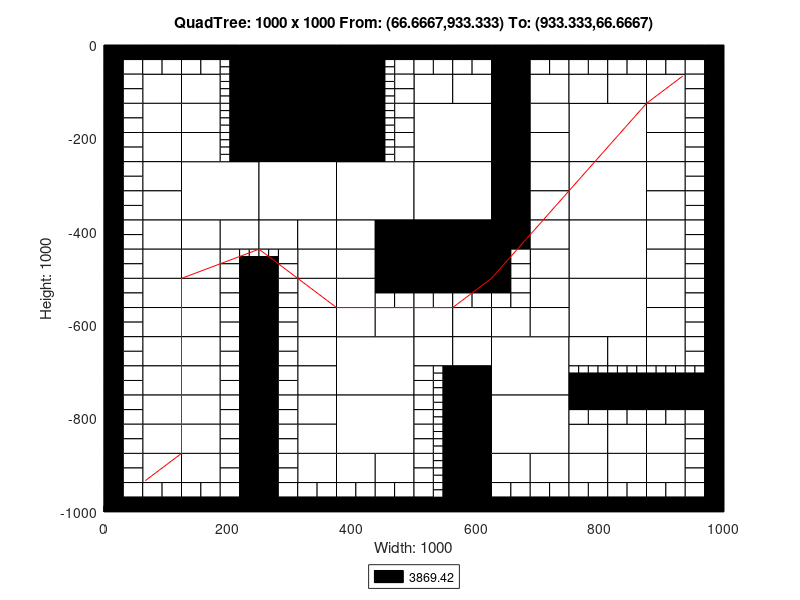

Here is the MATLAB script that generated this plot:
axis([0 1000 -1000 0]);
title('QuadTree: 1000 x 1000 From: (66.6667,933.333) To: (933.333,66.6667)');
xlabel('Width: 1000');
ylabel('Height: 1000');
rectangle('Position',[250 -125 125 125], 'FaceColor',[0 0 0]);
rectangle('Position',[250 -250 125 125], 'FaceColor',[0 0 0]);
rectangle('Position',[125 -375 125 125], 'FaceColor',[1 1 1]);
rectangle('Position',[250 -375 125 125], 'FaceColor',[1 1 1]);
rectangle('Position',[375 -375 125 125], 'FaceColor',[1 1 1]);
rectangle('Position',[500 -250 125 125], 'FaceColor',[1 1 1]);
rectangle('Position',[750 -250 125 125], 'FaceColor',[1 1 1]);
rectangle('Position',[500 -375 125 125], 'FaceColor',[1 1 1]);
rectangle('Position',[500 -500 125 125], 'FaceColor',[0 0 0]);
rectangle('Position',[750 -375 125 125], 'FaceColor',[1 1 1]);
rectangle('Position',[750 -500 125 125], 'FaceColor',[1 1 1]);
rectangle('Position',[375 -750 125 125], 'FaceColor',[1 1 1]);
rectangle('Position',[375 -875 125 125], 'FaceColor',[1 1 1]);
rectangle('Position',[625 -750 125 125], 'FaceColor',[1 1 1]);
rectangle('Position',[750 -625 125 125], 'FaceColor',[1 1 1]);
rectangle('Position',[625 -875 125 125], 'FaceColor',[1 1 1]);
rectangle('Position',[62.5 -125 62.5 62.5], 'FaceColor',[1 1 1]);
rectangle('Position',[125 -125 62.5 62.5], 'FaceColor',[1 1 1]);
rectangle('Position',[62.5 -187.5 62.5 62.5], 'FaceColor',[1 1 1]);
rectangle('Position',[62.5 -250 62.5 62.5], 'FaceColor',[1 1 1]);
rectangle('Position',[125 -187.5 62.5 62.5], 'FaceColor',[1 1 1]);
rectangle('Position',[125 -250 62.5 62.5], 'FaceColor',[1 1 1]);
rectangle('Position',[375 -62.5 62.5 62.5], 'FaceColor',[0 0 0]);
rectangle('Position',[375 -125 62.5 62.5], 'FaceColor',[0 0 0]);
rectangle('Position',[375 -187.5 62.5 62.5], 'FaceColor',[0 0 0]);
rectangle('Position',[375 -250 62.5 62.5], 'FaceColor',[0 0 0]);
rectangle('Position',[62.5 -312.5 62.5 62.5], 'FaceColor',[1 1 1]);
rectangle('Position',[62.5 -375 62.5 62.5], 'FaceColor',[1 1 1]);
rectangle('Position',[62.5 -437.5 62.5 62.5], 'FaceColor',[1 1 1]);
rectangle('Position',[62.5 -500 62.5 62.5], 'FaceColor',[1 1 1]);
rectangle('Position',[125 -437.5 62.5 62.5], 'FaceColor',[1 1 1]);
rectangle('Position',[187.5 -437.5 62.5 62.5], 'FaceColor',[1 1 1]);
rectangle('Position',[125 -500 62.5 62.5], 'FaceColor',[1 1 1]);
rectangle('Position',[250 -437.5 62.5 62.5], 'FaceColor',[1 1 1]);
rectangle('Position',[312.5 -437.5 62.5 62.5], 'FaceColor',[1 1 1]);
rectangle('Position',[312.5 -500 62.5 62.5], 'FaceColor',[1 1 1]);
rectangle('Position',[375 -437.5 62.5 62.5], 'FaceColor',[1 1 1]);
rectangle('Position',[437.5 -437.5 62.5 62.5], 'FaceColor',[0 0 0]);
rectangle('Position',[375 -500 62.5 62.5], 'FaceColor',[1 1 1]);
rectangle('Position',[437.5 -500 62.5 62.5], 'FaceColor',[0 0 0]);
rectangle('Position',[500 -125 62.5 62.5], 'FaceColor',[1 1 1]);
rectangle('Position',[562.5 -125 62.5 62.5], 'FaceColor',[1 1 1]);
rectangle('Position',[625 -62.5 62.5 62.5], 'FaceColor',[0 0 0]);
rectangle('Position',[625 -125 62.5 62.5], 'FaceColor',[0 0 0]);
rectangle('Position',[687.5 -125 62.5 62.5], 'FaceColor',[1 1 1]);
rectangle('Position',[625 -187.5 62.5 62.5], 'FaceColor',[0 0 0]);
rectangle('Position',[687.5 -187.5 62.5 62.5], 'FaceColor',[1 1 1]);
rectangle('Position',[625 -250 62.5 62.5], 'FaceColor',[0 0 0]);
rectangle('Position',[687.5 -250 62.5 62.5], 'FaceColor',[1 1 1]);
rectangle('Position',[750 -125 62.5 62.5], 'FaceColor',[1 1 1]);
rectangle('Position',[812.5 -125 62.5 62.5], 'FaceColor',[1 1 1]);
rectangle('Position',[875 -125 62.5 62.5], 'FaceColor',[1 1 1]);
rectangle('Position',[875 -187.5 62.5 62.5], 'FaceColor',[1 1 1]);
rectangle('Position',[875 -250 62.5 62.5], 'FaceColor',[1 1 1]);
rectangle('Position',[625 -312.5 62.5 62.5], 'FaceColor',[0 0 0]);
rectangle('Position',[687.5 -312.5 62.5 62.5], 'FaceColor',[1 1 1]);
rectangle('Position',[625 -375 62.5 62.5], 'FaceColor',[0 0 0]);
rectangle('Position',[687.5 -375 62.5 62.5], 'FaceColor',[1 1 1]);
rectangle('Position',[625 -437.5 62.5 62.5], 'FaceColor',[0 0 0]);
rectangle('Position',[687.5 -437.5 62.5 62.5], 'FaceColor',[1 1 1]);
rectangle('Position',[687.5 -500 62.5 62.5], 'FaceColor',[1 1 1]);
rectangle('Position',[875 -312.5 62.5 62.5], 'FaceColor',[1 1 1]);
rectangle('Position',[875 -375 62.5 62.5], 'FaceColor',[1 1 1]);
rectangle('Position',[875 -437.5 62.5 62.5], 'FaceColor',[1 1 1]);
rectangle('Position',[875 -500 62.5 62.5], 'FaceColor',[1 1 1]);
rectangle('Position',[62.5 -562.5 62.5 62.5], 'FaceColor',[1 1 1]);
rectangle('Position',[62.5 -625 62.5 62.5], 'FaceColor',[1 1 1]);
rectangle('Position',[125 -562.5 62.5 62.5], 'FaceColor',[1 1 1]);
rectangle('Position',[125 -625 62.5 62.5], 'FaceColor',[1 1 1]);
rectangle('Position',[62.5 -687.5 62.5 62.5], 'FaceColor',[1 1 1]);
rectangle('Position',[62.5 -750 62.5 62.5], 'FaceColor',[1 1 1]);
rectangle('Position',[125 -687.5 62.5 62.5], 'FaceColor',[1 1 1]);
rectangle('Position',[125 -750 62.5 62.5], 'FaceColor',[1 1 1]);
rectangle('Position',[312.5 -562.5 62.5 62.5], 'FaceColor',[1 1 1]);
rectangle('Position',[312.5 -625 62.5 62.5], 'FaceColor',[1 1 1]);
rectangle('Position',[375 -562.5 62.5 62.5], 'FaceColor',[1 1 1]);
rectangle('Position',[375 -625 62.5 62.5], 'FaceColor',[1 1 1]);
rectangle('Position',[437.5 -625 62.5 62.5], 'FaceColor',[1 1 1]);
rectangle('Position',[312.5 -687.5 62.5 62.5], 'FaceColor',[1 1 1]);
rectangle('Position',[312.5 -750 62.5 62.5], 'FaceColor',[1 1 1]);
rectangle('Position',[62.5 -812.5 62.5 62.5], 'FaceColor',[1 1 1]);
rectangle('Position',[62.5 -875 62.5 62.5], 'FaceColor',[1 1 1]);
rectangle('Position',[125 -812.5 62.5 62.5], 'FaceColor',[1 1 1]);
rectangle('Position',[125 -875 62.5 62.5], 'FaceColor',[1 1 1]);
rectangle('Position',[62.5 -937.5 62.5 62.5], 'FaceColor',[1 1 1]);
rectangle('Position',[125 -937.5 62.5 62.5], 'FaceColor',[1 1 1]);
rectangle('Position',[312.5 -812.5 62.5 62.5], 'FaceColor',[1 1 1]);
rectangle('Position',[312.5 -875 62.5 62.5], 'FaceColor',[1 1 1]);
rectangle('Position',[312.5 -937.5 62.5 62.5], 'FaceColor',[1 1 1]);
rectangle('Position',[375 -937.5 62.5 62.5], 'FaceColor',[1 1 1]);
rectangle('Position',[437.5 -937.5 62.5 62.5], 'FaceColor',[1 1 1]);
rectangle('Position',[500 -625 62.5 62.5], 'FaceColor',[1 1 1]);
rectangle('Position',[562.5 -625 62.5 62.5], 'FaceColor',[1 1 1]);
rectangle('Position',[687.5 -562.5 62.5 62.5], 'FaceColor',[1 1 1]);
rectangle('Position',[625 -625 62.5 62.5], 'FaceColor',[1 1 1]);
rectangle('Position',[687.5 -625 62.5 62.5], 'FaceColor',[1 1 1]);
rectangle('Position',[500 -687.5 62.5 62.5], 'FaceColor',[1 1 1]);
rectangle('Position',[562.5 -687.5 62.5 62.5], 'FaceColor',[1 1 1]);
rectangle('Position',[562.5 -750 62.5 62.5], 'FaceColor',[0 0 0]);
rectangle('Position',[875 -562.5 62.5 62.5], 'FaceColor',[1 1 1]);
rectangle('Position',[875 -625 62.5 62.5], 'FaceColor',[1 1 1]);
rectangle('Position',[750 -687.5 62.5 62.5], 'FaceColor',[1 1 1]);
rectangle('Position',[812.5 -687.5 62.5 62.5], 'FaceColor',[1 1 1]);
rectangle('Position',[875 -687.5 62.5 62.5], 'FaceColor',[1 1 1]);
rectangle('Position',[562.5 -812.5 62.5 62.5], 'FaceColor',[0 0 0]);
rectangle('Position',[562.5 -875 62.5 62.5], 'FaceColor',[0 0 0]);
rectangle('Position',[562.5 -937.5 62.5 62.5], 'FaceColor',[0 0 0]);
rectangle('Position',[562.5 -1000 62.5 62.5], 'FaceColor',[0 0 0]);
rectangle('Position',[625 -937.5 62.5 62.5], 'FaceColor',[1 1 1]);
rectangle('Position',[687.5 -937.5 62.5 62.5], 'FaceColor',[1 1 1]);
rectangle('Position',[750 -875 62.5 62.5], 'FaceColor',[1 1 1]);
rectangle('Position',[812.5 -875 62.5 62.5], 'FaceColor',[1 1 1]);
rectangle('Position',[875 -875 62.5 62.5], 'FaceColor',[1 1 1]);
rectangle('Position',[750 -937.5 62.5 62.5], 'FaceColor',[1 1 1]);
rectangle('Position',[812.5 -937.5 62.5 62.5], 'FaceColor',[1 1 1]);
rectangle('Position',[875 -937.5 62.5 62.5], 'FaceColor',[1 1 1]);
rectangle('Position',[0 -31.25 31.25 31.25], 'FaceColor',[0 0 0]);
rectangle('Position',[31.25 -31.25 31.25 31.25], 'FaceColor',[0 0 0]);
rectangle('Position',[0 -62.5 31.25 31.25], 'FaceColor',[0 0 0]);
rectangle('Position',[31.25 -62.5 31.25 31.25], 'FaceColor',[1 1 1]);
rectangle('Position',[62.5 -31.25 31.25 31.25], 'FaceColor',[0 0 0]);
rectangle('Position',[93.75 -31.25 31.25 31.25], 'FaceColor',[0 0 0]);
rectangle('Position',[62.5 -62.5 31.25 31.25], 'FaceColor',[1 1 1]);
rectangle('Position',[93.75 -62.5 31.25 31.25], 'FaceColor',[1 1 1]);
rectangle('Position',[0 -93.75 31.25 31.25], 'FaceColor',[0 0 0]);
rectangle('Position',[31.25 -93.75 31.25 31.25], 'FaceColor',[1 1 1]);
rectangle('Position',[0 -125 31.25 31.25], 'FaceColor',[0 0 0]);
rectangle('Position',[31.25 -125 31.25 31.25], 'FaceColor',[1 1 1]);
rectangle('Position',[125 -31.25 31.25 31.25], 'FaceColor',[0 0 0]);
rectangle('Position',[156.25 -31.25 31.25 31.25], 'FaceColor',[0 0 0]);
rectangle('Position',[125 -62.5 31.25 31.25], 'FaceColor',[1 1 1]);
rectangle('Position',[156.25 -62.5 31.25 31.25], 'FaceColor',[1 1 1]);
rectangle('Position',[187.5 -31.25 31.25 31.25], 'FaceColor',[0 0 0]);
rectangle('Position',[218.75 -31.25 31.25 31.25], 'FaceColor',[0 0 0]);
rectangle('Position',[218.75 -62.5 31.25 31.25], 'FaceColor',[0 0 0]);
rectangle('Position',[218.75 -93.75 31.25 31.25], 'FaceColor',[0 0 0]);
rectangle('Position',[218.75 -125 31.25 31.25], 'FaceColor',[0 0 0]);
rectangle('Position',[0 -156.25 31.25 31.25], 'FaceColor',[0 0 0]);
rectangle('Position',[31.25 -156.25 31.25 31.25], 'FaceColor',[1 1 1]);
rectangle('Position',[0 -187.5 31.25 31.25], 'FaceColor',[0 0 0]);
rectangle('Position',[31.25 -187.5 31.25 31.25], 'FaceColor',[1 1 1]);
rectangle('Position',[0 -218.75 31.25 31.25], 'FaceColor',[0 0 0]);
rectangle('Position',[31.25 -218.75 31.25 31.25], 'FaceColor',[1 1 1]);
rectangle('Position',[0 -250 31.25 31.25], 'FaceColor',[0 0 0]);
rectangle('Position',[31.25 -250 31.25 31.25], 'FaceColor',[1 1 1]);
rectangle('Position',[218.75 -156.25 31.25 31.25], 'FaceColor',[0 0 0]);
rectangle('Position',[218.75 -187.5 31.25 31.25], 'FaceColor',[0 0 0]);
rectangle('Position',[218.75 -218.75 31.25 31.25], 'FaceColor',[0 0 0]);
rectangle('Position',[218.75 -250 31.25 31.25], 'FaceColor',[0 0 0]);
rectangle('Position',[437.5 -31.25 31.25 31.25], 'FaceColor',[0 0 0]);
rectangle('Position',[468.75 -31.25 31.25 31.25], 'FaceColor',[0 0 0]);
rectangle('Position',[468.75 -62.5 31.25 31.25], 'FaceColor',[1 1 1]);
rectangle('Position',[468.75 -93.75 31.25 31.25], 'FaceColor',[1 1 1]);
rectangle('Position',[468.75 -125 31.25 31.25], 'FaceColor',[1 1 1]);
rectangle('Position',[468.75 -156.25 31.25 31.25], 'FaceColor',[1 1 1]);
rectangle('Position',[468.75 -187.5 31.25 31.25], 'FaceColor',[1 1 1]);
rectangle('Position',[468.75 -218.75 31.25 31.25], 'FaceColor',[1 1 1]);
rectangle('Position',[468.75 -250 31.25 31.25], 'FaceColor',[1 1 1]);
rectangle('Position',[0 -281.25 31.25 31.25], 'FaceColor',[0 0 0]);
rectangle('Position',[31.25 -281.25 31.25 31.25], 'FaceColor',[1 1 1]);
rectangle('Position',[0 -312.5 31.25 31.25], 'FaceColor',[0 0 0]);
rectangle('Position',[31.25 -312.5 31.25 31.25], 'FaceColor',[1 1 1]);
rectangle('Position',[0 -343.75 31.25 31.25], 'FaceColor',[0 0 0]);
rectangle('Position',[31.25 -343.75 31.25 31.25], 'FaceColor',[1 1 1]);
rectangle('Position',[0 -375 31.25 31.25], 'FaceColor',[0 0 0]);
rectangle('Position',[31.25 -375 31.25 31.25], 'FaceColor',[1 1 1]);
rectangle('Position',[0 -406.25 31.25 31.25], 'FaceColor',[0 0 0]);
rectangle('Position',[31.25 -406.25 31.25 31.25], 'FaceColor',[1 1 1]);
rectangle('Position',[0 -437.5 31.25 31.25], 'FaceColor',[0 0 0]);
rectangle('Position',[31.25 -437.5 31.25 31.25], 'FaceColor',[1 1 1]);
rectangle('Position',[0 -468.75 31.25 31.25], 'FaceColor',[0 0 0]);
rectangle('Position',[31.25 -468.75 31.25 31.25], 'FaceColor',[1 1 1]);
rectangle('Position',[0 -500 31.25 31.25], 'FaceColor',[0 0 0]);
rectangle('Position',[31.25 -500 31.25 31.25], 'FaceColor',[1 1 1]);
rectangle('Position',[187.5 -468.75 31.25 31.25], 'FaceColor',[1 1 1]);
rectangle('Position',[187.5 -500 31.25 31.25], 'FaceColor',[1 1 1]);
rectangle('Position',[218.75 -500 31.25 31.25], 'FaceColor',[0 0 0]);
rectangle('Position',[281.25 -468.75 31.25 31.25], 'FaceColor',[1 1 1]);
rectangle('Position',[250 -500 31.25 31.25], 'FaceColor',[0 0 0]);
rectangle('Position',[281.25 -500 31.25 31.25], 'FaceColor',[1 1 1]);
rectangle('Position',[500 -31.25 31.25 31.25], 'FaceColor',[0 0 0]);
rectangle('Position',[531.25 -31.25 31.25 31.25], 'FaceColor',[0 0 0]);
rectangle('Position',[500 -62.5 31.25 31.25], 'FaceColor',[1 1 1]);
rectangle('Position',[531.25 -62.5 31.25 31.25], 'FaceColor',[1 1 1]);
rectangle('Position',[562.5 -31.25 31.25 31.25], 'FaceColor',[0 0 0]);
rectangle('Position',[593.75 -31.25 31.25 31.25], 'FaceColor',[0 0 0]);
rectangle('Position',[562.5 -62.5 31.25 31.25], 'FaceColor',[1 1 1]);
rectangle('Position',[593.75 -62.5 31.25 31.25], 'FaceColor',[1 1 1]);
rectangle('Position',[687.5 -31.25 31.25 31.25], 'FaceColor',[0 0 0]);
rectangle('Position',[718.75 -31.25 31.25 31.25], 'FaceColor',[0 0 0]);
rectangle('Position',[687.5 -62.5 31.25 31.25], 'FaceColor',[1 1 1]);
rectangle('Position',[718.75 -62.5 31.25 31.25], 'FaceColor',[1 1 1]);
rectangle('Position',[750 -31.25 31.25 31.25], 'FaceColor',[0 0 0]);
rectangle('Position',[781.25 -31.25 31.25 31.25], 'FaceColor',[0 0 0]);
rectangle('Position',[750 -62.5 31.25 31.25], 'FaceColor',[1 1 1]);
rectangle('Position',[781.25 -62.5 31.25 31.25], 'FaceColor',[1 1 1]);
rectangle('Position',[812.5 -31.25 31.25 31.25], 'FaceColor',[0 0 0]);
rectangle('Position',[843.75 -31.25 31.25 31.25], 'FaceColor',[0 0 0]);
rectangle('Position',[812.5 -62.5 31.25 31.25], 'FaceColor',[1 1 1]);
rectangle('Position',[843.75 -62.5 31.25 31.25], 'FaceColor',[1 1 1]);
rectangle('Position',[875 -31.25 31.25 31.25], 'FaceColor',[0 0 0]);
rectangle('Position',[906.25 -31.25 31.25 31.25], 'FaceColor',[0 0 0]);
rectangle('Position',[875 -62.5 31.25 31.25], 'FaceColor',[1 1 1]);
rectangle('Position',[906.25 -62.5 31.25 31.25], 'FaceColor',[1 1 1]);
rectangle('Position',[937.5 -31.25 31.25 31.25], 'FaceColor',[0 0 0]);
rectangle('Position',[968.75 -31.25 31.25 31.25], 'FaceColor',[0 0 0]);
rectangle('Position',[937.5 -62.5 31.25 31.25], 'FaceColor',[1 1 1]);
rectangle('Position',[968.75 -62.5 31.25 31.25], 'FaceColor',[0 0 0]);
rectangle('Position',[937.5 -93.75 31.25 31.25], 'FaceColor',[1 1 1]);
rectangle('Position',[968.75 -93.75 31.25 31.25], 'FaceColor',[0 0 0]);
rectangle('Position',[937.5 -125 31.25 31.25], 'FaceColor',[1 1 1]);
rectangle('Position',[968.75 -125 31.25 31.25], 'FaceColor',[0 0 0]);
rectangle('Position',[937.5 -156.25 31.25 31.25], 'FaceColor',[1 1 1]);
rectangle('Position',[968.75 -156.25 31.25 31.25], 'FaceColor',[0 0 0]);
rectangle('Position',[937.5 -187.5 31.25 31.25], 'FaceColor',[1 1 1]);
rectangle('Position',[968.75 -187.5 31.25 31.25], 'FaceColor',[0 0 0]);
rectangle('Position',[937.5 -218.75 31.25 31.25], 'FaceColor',[1 1 1]);
rectangle('Position',[968.75 -218.75 31.25 31.25], 'FaceColor',[0 0 0]);
rectangle('Position',[937.5 -250 31.25 31.25], 'FaceColor',[1 1 1]);
rectangle('Position',[968.75 -250 31.25 31.25], 'FaceColor',[0 0 0]);
rectangle('Position',[625 -468.75 31.25 31.25], 'FaceColor',[0 0 0]);
rectangle('Position',[656.25 -468.75 31.25 31.25], 'FaceColor',[1 1 1]);
rectangle('Position',[625 -500 31.25 31.25], 'FaceColor',[0 0 0]);
rectangle('Position',[656.25 -500 31.25 31.25], 'FaceColor',[1 1 1]);
rectangle('Position',[937.5 -281.25 31.25 31.25], 'FaceColor',[1 1 1]);
rectangle('Position',[968.75 -281.25 31.25 31.25], 'FaceColor',[0 0 0]);
rectangle('Position',[937.5 -312.5 31.25 31.25], 'FaceColor',[1 1 1]);
rectangle('Position',[968.75 -312.5 31.25 31.25], 'FaceColor',[0 0 0]);
rectangle('Position',[937.5 -343.75 31.25 31.25], 'FaceColor',[1 1 1]);
rectangle('Position',[968.75 -343.75 31.25 31.25], 'FaceColor',[0 0 0]);
rectangle('Position',[937.5 -375 31.25 31.25], 'FaceColor',[1 1 1]);
rectangle('Position',[968.75 -375 31.25 31.25], 'FaceColor',[0 0 0]);
rectangle('Position',[937.5 -406.25 31.25 31.25], 'FaceColor',[1 1 1]);
rectangle('Position',[968.75 -406.25 31.25 31.25], 'FaceColor',[0 0 0]);
rectangle('Position',[937.5 -437.5 31.25 31.25], 'FaceColor',[1 1 1]);
rectangle('Position',[968.75 -437.5 31.25 31.25], 'FaceColor',[0 0 0]);
rectangle('Position',[937.5 -468.75 31.25 31.25], 'FaceColor',[1 1 1]);
rectangle('Position',[968.75 -468.75 31.25 31.25], 'FaceColor',[0 0 0]);
rectangle('Position',[937.5 -500 31.25 31.25], 'FaceColor',[1 1 1]);
rectangle('Position',[968.75 -500 31.25 31.25], 'FaceColor',[0 0 0]);
rectangle('Position',[0 -531.25 31.25 31.25], 'FaceColor',[0 0 0]);
rectangle('Position',[31.25 -531.25 31.25 31.25], 'FaceColor',[1 1 1]);
rectangle('Position',[0 -562.5 31.25 31.25], 'FaceColor',[0 0 0]);
rectangle('Position',[31.25 -562.5 31.25 31.25], 'FaceColor',[1 1 1]);
rectangle('Position',[0 -593.75 31.25 31.25], 'FaceColor',[0 0 0]);
rectangle('Position',[31.25 -593.75 31.25 31.25], 'FaceColor',[1 1 1]);
rectangle('Position',[0 -625 31.25 31.25], 'FaceColor',[0 0 0]);
rectangle('Position',[31.25 -625 31.25 31.25], 'FaceColor',[1 1 1]);
rectangle('Position',[187.5 -531.25 31.25 31.25], 'FaceColor',[1 1 1]);
rectangle('Position',[218.75 -531.25 31.25 31.25], 'FaceColor',[0 0 0]);
rectangle('Position',[187.5 -562.5 31.25 31.25], 'FaceColor',[1 1 1]);
rectangle('Position',[218.75 -562.5 31.25 31.25], 'FaceColor',[0 0 0]);
rectangle('Position',[187.5 -593.75 31.25 31.25], 'FaceColor',[1 1 1]);
rectangle('Position',[218.75 -593.75 31.25 31.25], 'FaceColor',[0 0 0]);
rectangle('Position',[187.5 -625 31.25 31.25], 'FaceColor',[1 1 1]);
rectangle('Position',[218.75 -625 31.25 31.25], 'FaceColor',[0 0 0]);
rectangle('Position',[0 -656.25 31.25 31.25], 'FaceColor',[0 0 0]);
rectangle('Position',[31.25 -656.25 31.25 31.25], 'FaceColor',[1 1 1]);
rectangle('Position',[0 -687.5 31.25 31.25], 'FaceColor',[0 0 0]);
rectangle('Position',[31.25 -687.5 31.25 31.25], 'FaceColor',[1 1 1]);
rectangle('Position',[0 -718.75 31.25 31.25], 'FaceColor',[0 0 0]);
rectangle('Position',[31.25 -718.75 31.25 31.25], 'FaceColor',[1 1 1]);
rectangle('Position',[0 -750 31.25 31.25], 'FaceColor',[0 0 0]);
rectangle('Position',[31.25 -750 31.25 31.25], 'FaceColor',[1 1 1]);
rectangle('Position',[187.5 -656.25 31.25 31.25], 'FaceColor',[1 1 1]);
rectangle('Position',[218.75 -656.25 31.25 31.25], 'FaceColor',[0 0 0]);
rectangle('Position',[187.5 -687.5 31.25 31.25], 'FaceColor',[1 1 1]);
rectangle('Position',[218.75 -687.5 31.25 31.25], 'FaceColor',[0 0 0]);
rectangle('Position',[187.5 -718.75 31.25 31.25], 'FaceColor',[1 1 1]);
rectangle('Position',[218.75 -718.75 31.25 31.25], 'FaceColor',[0 0 0]);
rectangle('Position',[187.5 -750 31.25 31.25], 'FaceColor',[1 1 1]);
rectangle('Position',[218.75 -750 31.25 31.25], 'FaceColor',[0 0 0]);
rectangle('Position',[250 -531.25 31.25 31.25], 'FaceColor',[0 0 0]);
rectangle('Position',[281.25 -531.25 31.25 31.25], 'FaceColor',[1 1 1]);
rectangle('Position',[250 -562.5 31.25 31.25], 'FaceColor',[0 0 0]);
rectangle('Position',[281.25 -562.5 31.25 31.25], 'FaceColor',[1 1 1]);
rectangle('Position',[250 -593.75 31.25 31.25], 'FaceColor',[0 0 0]);
rectangle('Position',[281.25 -593.75 31.25 31.25], 'FaceColor',[1 1 1]);
rectangle('Position',[250 -625 31.25 31.25], 'FaceColor',[0 0 0]);
rectangle('Position',[281.25 -625 31.25 31.25], 'FaceColor',[1 1 1]);
rectangle('Position',[437.5 -531.25 31.25 31.25], 'FaceColor',[0 0 0]);
rectangle('Position',[468.75 -531.25 31.25 31.25], 'FaceColor',[0 0 0]);
rectangle('Position',[437.5 -562.5 31.25 31.25], 'FaceColor',[1 1 1]);
rectangle('Position',[468.75 -562.5 31.25 31.25], 'FaceColor',[1 1 1]);
rectangle('Position',[250 -656.25 31.25 31.25], 'FaceColor',[0 0 0]);
rectangle('Position',[281.25 -656.25 31.25 31.25], 'FaceColor',[1 1 1]);
rectangle('Position',[250 -687.5 31.25 31.25], 'FaceColor',[0 0 0]);
rectangle('Position',[281.25 -687.5 31.25 31.25], 'FaceColor',[1 1 1]);
rectangle('Position',[250 -718.75 31.25 31.25], 'FaceColor',[0 0 0]);
rectangle('Position',[281.25 -718.75 31.25 31.25], 'FaceColor',[1 1 1]);
rectangle('Position',[250 -750 31.25 31.25], 'FaceColor',[0 0 0]);
rectangle('Position',[281.25 -750 31.25 31.25], 'FaceColor',[1 1 1]);
rectangle('Position',[0 -781.25 31.25 31.25], 'FaceColor',[0 0 0]);
rectangle('Position',[31.25 -781.25 31.25 31.25], 'FaceColor',[1 1 1]);
rectangle('Position',[0 -812.5 31.25 31.25], 'FaceColor',[0 0 0]);
rectangle('Position',[31.25 -812.5 31.25 31.25], 'FaceColor',[1 1 1]);
rectangle('Position',[0 -843.75 31.25 31.25], 'FaceColor',[0 0 0]);
rectangle('Position',[31.25 -843.75 31.25 31.25], 'FaceColor',[1 1 1]);
rectangle('Position',[0 -875 31.25 31.25], 'FaceColor',[0 0 0]);
rectangle('Position',[31.25 -875 31.25 31.25], 'FaceColor',[1 1 1]);
rectangle('Position',[187.5 -781.25 31.25 31.25], 'FaceColor',[1 1 1]);
rectangle('Position',[218.75 -781.25 31.25 31.25], 'FaceColor',[0 0 0]);
rectangle('Position',[187.5 -812.5 31.25 31.25], 'FaceColor',[1 1 1]);
rectangle('Position',[218.75 -812.5 31.25 31.25], 'FaceColor',[0 0 0]);
rectangle('Position',[187.5 -843.75 31.25 31.25], 'FaceColor',[1 1 1]);
rectangle('Position',[218.75 -843.75 31.25 31.25], 'FaceColor',[0 0 0]);
rectangle('Position',[187.5 -875 31.25 31.25], 'FaceColor',[1 1 1]);
rectangle('Position',[218.75 -875 31.25 31.25], 'FaceColor',[0 0 0]);
rectangle('Position',[0 -906.25 31.25 31.25], 'FaceColor',[0 0 0]);
rectangle('Position',[31.25 -906.25 31.25 31.25], 'FaceColor',[1 1 1]);
rectangle('Position',[0 -937.5 31.25 31.25], 'FaceColor',[0 0 0]);
rectangle('Position',[31.25 -937.5 31.25 31.25], 'FaceColor',[1 1 1]);
rectangle('Position',[0 -968.75 31.25 31.25], 'FaceColor',[0 0 0]);
rectangle('Position',[31.25 -968.75 31.25 31.25], 'FaceColor',[1 1 1]);
rectangle('Position',[0 -1000 31.25 31.25], 'FaceColor',[0 0 0]);
rectangle('Position',[31.25 -1000 31.25 31.25], 'FaceColor',[0 0 0]);
rectangle('Position',[62.5 -968.75 31.25 31.25], 'FaceColor',[1 1 1]);
rectangle('Position',[93.75 -968.75 31.25 31.25], 'FaceColor',[1 1 1]);
rectangle('Position',[62.5 -1000 31.25 31.25], 'FaceColor',[0 0 0]);
rectangle('Position',[93.75 -1000 31.25 31.25], 'FaceColor',[0 0 0]);
rectangle('Position',[187.5 -906.25 31.25 31.25], 'FaceColor',[1 1 1]);
rectangle('Position',[218.75 -906.25 31.25 31.25], 'FaceColor',[0 0 0]);
rectangle('Position',[187.5 -937.5 31.25 31.25], 'FaceColor',[1 1 1]);
rectangle('Position',[218.75 -937.5 31.25 31.25], 'FaceColor',[0 0 0]);
rectangle('Position',[125 -968.75 31.25 31.25], 'FaceColor',[1 1 1]);
rectangle('Position',[156.25 -968.75 31.25 31.25], 'FaceColor',[1 1 1]);
rectangle('Position',[125 -1000 31.25 31.25], 'FaceColor',[0 0 0]);
rectangle('Position',[156.25 -1000 31.25 31.25], 'FaceColor',[0 0 0]);
rectangle('Position',[187.5 -968.75 31.25 31.25], 'FaceColor',[1 1 1]);
rectangle('Position',[218.75 -968.75 31.25 31.25], 'FaceColor',[0 0 0]);
rectangle('Position',[187.5 -1000 31.25 31.25], 'FaceColor',[0 0 0]);
rectangle('Position',[218.75 -1000 31.25 31.25], 'FaceColor',[0 0 0]);
rectangle('Position',[250 -781.25 31.25 31.25], 'FaceColor',[0 0 0]);
rectangle('Position',[281.25 -781.25 31.25 31.25], 'FaceColor',[1 1 1]);
rectangle('Position',[250 -812.5 31.25 31.25], 'FaceColor',[0 0 0]);
rectangle('Position',[281.25 -812.5 31.25 31.25], 'FaceColor',[1 1 1]);
rectangle('Position',[250 -843.75 31.25 31.25], 'FaceColor',[0 0 0]);
rectangle('Position',[281.25 -843.75 31.25 31.25], 'FaceColor',[1 1 1]);
rectangle('Position',[250 -875 31.25 31.25], 'FaceColor',[0 0 0]);
rectangle('Position',[281.25 -875 31.25 31.25], 'FaceColor',[1 1 1]);
rectangle('Position',[250 -906.25 31.25 31.25], 'FaceColor',[0 0 0]);
rectangle('Position',[281.25 -906.25 31.25 31.25], 'FaceColor',[1 1 1]);
rectangle('Position',[250 -937.5 31.25 31.25], 'FaceColor',[0 0 0]);
rectangle('Position',[281.25 -937.5 31.25 31.25], 'FaceColor',[1 1 1]);
rectangle('Position',[250 -968.75 31.25 31.25], 'FaceColor',[0 0 0]);
rectangle('Position',[281.25 -968.75 31.25 31.25], 'FaceColor',[1 1 1]);
rectangle('Position',[250 -1000 31.25 31.25], 'FaceColor',[0 0 0]);
rectangle('Position',[281.25 -1000 31.25 31.25], 'FaceColor',[0 0 0]);
rectangle('Position',[312.5 -968.75 31.25 31.25], 'FaceColor',[1 1 1]);
rectangle('Position',[343.75 -968.75 31.25 31.25], 'FaceColor',[1 1 1]);
rectangle('Position',[312.5 -1000 31.25 31.25], 'FaceColor',[0 0 0]);
rectangle('Position',[343.75 -1000 31.25 31.25], 'FaceColor',[0 0 0]);
rectangle('Position',[375 -968.75 31.25 31.25], 'FaceColor',[1 1 1]);
rectangle('Position',[406.25 -968.75 31.25 31.25], 'FaceColor',[1 1 1]);
rectangle('Position',[375 -1000 31.25 31.25], 'FaceColor',[0 0 0]);
rectangle('Position',[406.25 -1000 31.25 31.25], 'FaceColor',[0 0 0]);
rectangle('Position',[437.5 -968.75 31.25 31.25], 'FaceColor',[1 1 1]);
rectangle('Position',[468.75 -968.75 31.25 31.25], 'FaceColor',[1 1 1]);
rectangle('Position',[437.5 -1000 31.25 31.25], 'FaceColor',[0 0 0]);
rectangle('Position',[468.75 -1000 31.25 31.25], 'FaceColor',[0 0 0]);
rectangle('Position',[500 -531.25 31.25 31.25], 'FaceColor',[0 0 0]);
rectangle('Position',[531.25 -531.25 31.25 31.25], 'FaceColor',[0 0 0]);
rectangle('Position',[500 -562.5 31.25 31.25], 'FaceColor',[1 1 1]);
rectangle('Position',[531.25 -562.5 31.25 31.25], 'FaceColor',[1 1 1]);
rectangle('Position',[562.5 -531.25 31.25 31.25], 'FaceColor',[0 0 0]);
rectangle('Position',[593.75 -531.25 31.25 31.25], 'FaceColor',[0 0 0]);
rectangle('Position',[562.5 -562.5 31.25 31.25], 'FaceColor',[1 1 1]);
rectangle('Position',[593.75 -562.5 31.25 31.25], 'FaceColor',[1 1 1]);
rectangle('Position',[625 -531.25 31.25 31.25], 'FaceColor',[0 0 0]);
rectangle('Position',[656.25 -531.25 31.25 31.25], 'FaceColor',[1 1 1]);
rectangle('Position',[625 -562.5 31.25 31.25], 'FaceColor',[1 1 1]);
rectangle('Position',[656.25 -562.5 31.25 31.25], 'FaceColor',[1 1 1]);
rectangle('Position',[500 -718.75 31.25 31.25], 'FaceColor',[1 1 1]);
rectangle('Position',[500 -750 31.25 31.25], 'FaceColor',[1 1 1]);
rectangle('Position',[937.5 -531.25 31.25 31.25], 'FaceColor',[1 1 1]);
rectangle('Position',[968.75 -531.25 31.25 31.25], 'FaceColor',[0 0 0]);
rectangle('Position',[937.5 -562.5 31.25 31.25], 'FaceColor',[1 1 1]);
rectangle('Position',[968.75 -562.5 31.25 31.25], 'FaceColor',[0 0 0]);
rectangle('Position',[937.5 -593.75 31.25 31.25], 'FaceColor',[1 1 1]);
rectangle('Position',[968.75 -593.75 31.25 31.25], 'FaceColor',[0 0 0]);
rectangle('Position',[937.5 -625 31.25 31.25], 'FaceColor',[1 1 1]);
rectangle('Position',[968.75 -625 31.25 31.25], 'FaceColor',[0 0 0]);
rectangle('Position',[750 -750 31.25 31.25], 'FaceColor',[0 0 0]);
rectangle('Position',[781.25 -750 31.25 31.25], 'FaceColor',[0 0 0]);
rectangle('Position',[812.5 -750 31.25 31.25], 'FaceColor',[0 0 0]);
rectangle('Position',[843.75 -750 31.25 31.25], 'FaceColor',[0 0 0]);
rectangle('Position',[937.5 -656.25 31.25 31.25], 'FaceColor',[1 1 1]);
rectangle('Position',[968.75 -656.25 31.25 31.25], 'FaceColor',[0 0 0]);
rectangle('Position',[937.5 -687.5 31.25 31.25], 'FaceColor',[1 1 1]);
rectangle('Position',[968.75 -687.5 31.25 31.25], 'FaceColor',[0 0 0]);
rectangle('Position',[875 -750 31.25 31.25], 'FaceColor',[0 0 0]);
rectangle('Position',[906.25 -750 31.25 31.25], 'FaceColor',[0 0 0]);
rectangle('Position',[968.75 -718.75 31.25 31.25], 'FaceColor',[0 0 0]);
rectangle('Position',[937.5 -750 31.25 31.25], 'FaceColor',[0 0 0]);
rectangle('Position',[968.75 -750 31.25 31.25], 'FaceColor',[0 0 0]);
rectangle('Position',[500 -781.25 31.25 31.25], 'FaceColor',[1 1 1]);
rectangle('Position',[500 -812.5 31.25 31.25], 'FaceColor',[1 1 1]);
rectangle('Position',[500 -843.75 31.25 31.25], 'FaceColor',[1 1 1]);
rectangle('Position',[500 -875 31.25 31.25], 'FaceColor',[1 1 1]);
rectangle('Position',[500 -906.25 31.25 31.25], 'FaceColor',[1 1 1]);
rectangle('Position',[500 -937.5 31.25 31.25], 'FaceColor',[1 1 1]);
rectangle('Position',[500 -968.75 31.25 31.25], 'FaceColor',[1 1 1]);
rectangle('Position',[500 -1000 31.25 31.25], 'FaceColor',[0 0 0]);
rectangle('Position',[531.25 -1000 31.25 31.25], 'FaceColor',[0 0 0]);
rectangle('Position',[625 -968.75 31.25 31.25], 'FaceColor',[1 1 1]);
rectangle('Position',[656.25 -968.75 31.25 31.25], 'FaceColor',[1 1 1]);
rectangle('Position',[625 -1000 31.25 31.25], 'FaceColor',[0 0 0]);
rectangle('Position',[656.25 -1000 31.25 31.25], 'FaceColor',[0 0 0]);
rectangle('Position',[687.5 -968.75 31.25 31.25], 'FaceColor',[1 1 1]);
rectangle('Position',[718.75 -968.75 31.25 31.25], 'FaceColor',[1 1 1]);
rectangle('Position',[687.5 -1000 31.25 31.25], 'FaceColor',[0 0 0]);
rectangle('Position',[718.75 -1000 31.25 31.25], 'FaceColor',[0 0 0]);
rectangle('Position',[750 -781.25 31.25 31.25], 'FaceColor',[0 0 0]);
rectangle('Position',[781.25 -781.25 31.25 31.25], 'FaceColor',[0 0 0]);
rectangle('Position',[750 -812.5 31.25 31.25], 'FaceColor',[1 1 1]);
rectangle('Position',[781.25 -812.5 31.25 31.25], 'FaceColor',[1 1 1]);
rectangle('Position',[812.5 -781.25 31.25 31.25], 'FaceColor',[0 0 0]);
rectangle('Position',[843.75 -781.25 31.25 31.25], 'FaceColor',[0 0 0]);
rectangle('Position',[812.5 -812.5 31.25 31.25], 'FaceColor',[1 1 1]);
rectangle('Position',[843.75 -812.5 31.25 31.25], 'FaceColor',[1 1 1]);
rectangle('Position',[875 -781.25 31.25 31.25], 'FaceColor',[0 0 0]);
rectangle('Position',[906.25 -781.25 31.25 31.25], 'FaceColor',[0 0 0]);
rectangle('Position',[875 -812.5 31.25 31.25], 'FaceColor',[1 1 1]);
rectangle('Position',[906.25 -812.5 31.25 31.25], 'FaceColor',[1 1 1]);
rectangle('Position',[937.5 -781.25 31.25 31.25], 'FaceColor',[0 0 0]);
rectangle('Position',[968.75 -781.25 31.25 31.25], 'FaceColor',[0 0 0]);
rectangle('Position',[937.5 -812.5 31.25 31.25], 'FaceColor',[1 1 1]);
rectangle('Position',[968.75 -812.5 31.25 31.25], 'FaceColor',[0 0 0]);
rectangle('Position',[937.5 -843.75 31.25 31.25], 'FaceColor',[1 1 1]);
rectangle('Position',[968.75 -843.75 31.25 31.25], 'FaceColor',[0 0 0]);
rectangle('Position',[937.5 -875 31.25 31.25], 'FaceColor',[1 1 1]);
rectangle('Position',[968.75 -875 31.25 31.25], 'FaceColor',[0 0 0]);
rectangle('Position',[750 -968.75 31.25 31.25], 'FaceColor',[1 1 1]);
rectangle('Position',[781.25 -968.75 31.25 31.25], 'FaceColor',[1 1 1]);
rectangle('Position',[750 -1000 31.25 31.25], 'FaceColor',[0 0 0]);
rectangle('Position',[781.25 -1000 31.25 31.25], 'FaceColor',[0 0 0]);
rectangle('Position',[812.5 -968.75 31.25 31.25], 'FaceColor',[1 1 1]);
rectangle('Position',[843.75 -968.75 31.25 31.25], 'FaceColor',[1 1 1]);
rectangle('Position',[812.5 -1000 31.25 31.25], 'FaceColor',[0 0 0]);
rectangle('Position',[843.75 -1000 31.25 31.25], 'FaceColor',[0 0 0]);
rectangle('Position',[937.5 -906.25 31.25 31.25], 'FaceColor',[1 1 1]);
rectangle('Position',[968.75 -906.25 31.25 31.25], 'FaceColor',[0 0 0]);
rectangle('Position',[937.5 -937.5 31.25 31.25], 'FaceColor',[1 1 1]);
rectangle('Position',[968.75 -937.5 31.25 31.25], 'FaceColor',[0 0 0]);
rectangle('Position',[875 -968.75 31.25 31.25], 'FaceColor',[1 1 1]);
rectangle('Position',[906.25 -968.75 31.25 31.25], 'FaceColor',[1 1 1]);
rectangle('Position',[875 -1000 31.25 31.25], 'FaceColor',[0 0 0]);
rectangle('Position',[906.25 -1000 31.25 31.25], 'FaceColor',[0 0 0]);
rectangle('Position',[937.5 -968.75 31.25 31.25], 'FaceColor',[1 1 1]);
rectangle('Position',[968.75 -968.75 31.25 31.25], 'FaceColor',[0 0 0]);
rectangle('Position',[937.5 -1000 31.25 31.25], 'FaceColor',[0 0 0]);
rectangle('Position',[968.75 -1000 31.25 31.25], 'FaceColor',[0 0 0]);
rectangle('Position',[187.5 -46.875 15.625 15.625], 'FaceColor',[1 1 1]);
rectangle('Position',[203.125 -46.875 15.625 15.625], 'FaceColor',[0 0 0]);
rectangle('Position',[187.5 -62.5 15.625 15.625], 'FaceColor',[1 1 1]);
rectangle('Position',[203.125 -62.5 15.625 15.625], 'FaceColor',[0 0 0]);
rectangle('Position',[187.5 -78.125 15.625 15.625], 'FaceColor',[1 1 1]);
rectangle('Position',[203.125 -78.125 15.625 15.625], 'FaceColor',[0 0 0]);
rectangle('Position',[187.5 -93.75 15.625 15.625], 'FaceColor',[1 1 1]);
rectangle('Position',[203.125 -93.75 15.625 15.625], 'FaceColor',[0 0 0]);
rectangle('Position',[187.5 -109.375 15.625 15.625], 'FaceColor',[1 1 1]);
rectangle('Position',[203.125 -109.375 15.625 15.625], 'FaceColor',[0 0 0]);
rectangle('Position',[187.5 -125 15.625 15.625], 'FaceColor',[1 1 1]);
rectangle('Position',[203.125 -125 15.625 15.625], 'FaceColor',[0 0 0]);
rectangle('Position',[187.5 -140.625 15.625 15.625], 'FaceColor',[1 1 1]);
rectangle('Position',[203.125 -140.625 15.625 15.625], 'FaceColor',[0 0 0]);
rectangle('Position',[187.5 -156.25 15.625 15.625], 'FaceColor',[1 1 1]);
rectangle('Position',[203.125 -156.25 15.625 15.625], 'FaceColor',[0 0 0]);
rectangle('Position',[187.5 -171.875 15.625 15.625], 'FaceColor',[1 1 1]);
rectangle('Position',[203.125 -171.875 15.625 15.625], 'FaceColor',[0 0 0]);
rectangle('Position',[187.5 -187.5 15.625 15.625], 'FaceColor',[1 1 1]);
rectangle('Position',[203.125 -187.5 15.625 15.625], 'FaceColor',[0 0 0]);
rectangle('Position',[187.5 -203.125 15.625 15.625], 'FaceColor',[1 1 1]);
rectangle('Position',[203.125 -203.125 15.625 15.625], 'FaceColor',[0 0 0]);
rectangle('Position',[187.5 -218.75 15.625 15.625], 'FaceColor',[1 1 1]);
rectangle('Position',[203.125 -218.75 15.625 15.625], 'FaceColor',[0 0 0]);
rectangle('Position',[187.5 -234.375 15.625 15.625], 'FaceColor',[1 1 1]);
rectangle('Position',[203.125 -234.375 15.625 15.625], 'FaceColor',[0 0 0]);
rectangle('Position',[187.5 -250 15.625 15.625], 'FaceColor',[1 1 1]);
rectangle('Position',[203.125 -250 15.625 15.625], 'FaceColor',[0 0 0]);
rectangle('Position',[437.5 -46.875 15.625 15.625], 'FaceColor',[0 0 0]);
rectangle('Position',[453.125 -46.875 15.625 15.625], 'FaceColor',[1 1 1]);
rectangle('Position',[437.5 -62.5 15.625 15.625], 'FaceColor',[0 0 0]);
rectangle('Position',[453.125 -62.5 15.625 15.625], 'FaceColor',[1 1 1]);
rectangle('Position',[437.5 -78.125 15.625 15.625], 'FaceColor',[0 0 0]);
rectangle('Position',[453.125 -78.125 15.625 15.625], 'FaceColor',[1 1 1]);
rectangle('Position',[437.5 -93.75 15.625 15.625], 'FaceColor',[0 0 0]);
rectangle('Position',[453.125 -93.75 15.625 15.625], 'FaceColor',[1 1 1]);
rectangle('Position',[437.5 -109.375 15.625 15.625], 'FaceColor',[0 0 0]);
rectangle('Position',[453.125 -109.375 15.625 15.625], 'FaceColor',[1 1 1]);
rectangle('Position',[437.5 -125 15.625 15.625], 'FaceColor',[0 0 0]);
rectangle('Position',[453.125 -125 15.625 15.625], 'FaceColor',[1 1 1]);
rectangle('Position',[437.5 -140.625 15.625 15.625], 'FaceColor',[0 0 0]);
rectangle('Position',[453.125 -140.625 15.625 15.625], 'FaceColor',[1 1 1]);
rectangle('Position',[437.5 -156.25 15.625 15.625], 'FaceColor',[0 0 0]);
rectangle('Position',[453.125 -156.25 15.625 15.625], 'FaceColor',[1 1 1]);
rectangle('Position',[437.5 -171.875 15.625 15.625], 'FaceColor',[0 0 0]);
rectangle('Position',[453.125 -171.875 15.625 15.625], 'FaceColor',[1 1 1]);
rectangle('Position',[437.5 -187.5 15.625 15.625], 'FaceColor',[0 0 0]);
rectangle('Position',[453.125 -187.5 15.625 15.625], 'FaceColor',[1 1 1]);
rectangle('Position',[437.5 -203.125 15.625 15.625], 'FaceColor',[0 0 0]);
rectangle('Position',[453.125 -203.125 15.625 15.625], 'FaceColor',[1 1 1]);
rectangle('Position',[437.5 -218.75 15.625 15.625], 'FaceColor',[0 0 0]);
rectangle('Position',[453.125 -218.75 15.625 15.625], 'FaceColor',[1 1 1]);
rectangle('Position',[437.5 -234.375 15.625 15.625], 'FaceColor',[0 0 0]);
rectangle('Position',[453.125 -234.375 15.625 15.625], 'FaceColor',[1 1 1]);
rectangle('Position',[437.5 -250 15.625 15.625], 'FaceColor',[0 0 0]);
rectangle('Position',[453.125 -250 15.625 15.625], 'FaceColor',[1 1 1]);
rectangle('Position',[218.75 -453.125 15.625 15.625], 'FaceColor',[1 1 1]);
rectangle('Position',[234.375 -453.125 15.625 15.625], 'FaceColor',[1 1 1]);
rectangle('Position',[218.75 -468.75 15.625 15.625], 'FaceColor',[0 0 0]);
rectangle('Position',[234.375 -468.75 15.625 15.625], 'FaceColor',[0 0 0]);
rectangle('Position',[250 -453.125 15.625 15.625], 'FaceColor',[1 1 1]);
rectangle('Position',[265.625 -453.125 15.625 15.625], 'FaceColor',[1 1 1]);
rectangle('Position',[250 -468.75 15.625 15.625], 'FaceColor',[0 0 0]);
rectangle('Position',[265.625 -468.75 15.625 15.625], 'FaceColor',[0 0 0]);
rectangle('Position',[531.25 -703.125 15.625 15.625], 'FaceColor',[1 1 1]);
rectangle('Position',[546.875 -703.125 15.625 15.625], 'FaceColor',[0 0 0]);
rectangle('Position',[531.25 -718.75 15.625 15.625], 'FaceColor',[1 1 1]);
rectangle('Position',[546.875 -718.75 15.625 15.625], 'FaceColor',[0 0 0]);
rectangle('Position',[531.25 -734.375 15.625 15.625], 'FaceColor',[1 1 1]);
rectangle('Position',[546.875 -734.375 15.625 15.625], 'FaceColor',[0 0 0]);
rectangle('Position',[531.25 -750 15.625 15.625], 'FaceColor',[1 1 1]);
rectangle('Position',[546.875 -750 15.625 15.625], 'FaceColor',[0 0 0]);
rectangle('Position',[750 -703.125 15.625 15.625], 'FaceColor',[1 1 1]);
rectangle('Position',[765.625 -703.125 15.625 15.625], 'FaceColor',[1 1 1]);
rectangle('Position',[750 -718.75 15.625 15.625], 'FaceColor',[0 0 0]);
rectangle('Position',[765.625 -718.75 15.625 15.625], 'FaceColor',[0 0 0]);
rectangle('Position',[781.25 -703.125 15.625 15.625], 'FaceColor',[1 1 1]);
rectangle('Position',[796.875 -703.125 15.625 15.625], 'FaceColor',[1 1 1]);
rectangle('Position',[781.25 -718.75 15.625 15.625], 'FaceColor',[0 0 0]);
rectangle('Position',[796.875 -718.75 15.625 15.625], 'FaceColor',[0 0 0]);
rectangle('Position',[812.5 -703.125 15.625 15.625], 'FaceColor',[1 1 1]);
rectangle('Position',[828.125 -703.125 15.625 15.625], 'FaceColor',[1 1 1]);
rectangle('Position',[812.5 -718.75 15.625 15.625], 'FaceColor',[0 0 0]);
rectangle('Position',[828.125 -718.75 15.625 15.625], 'FaceColor',[0 0 0]);
rectangle('Position',[843.75 -703.125 15.625 15.625], 'FaceColor',[1 1 1]);
rectangle('Position',[859.375 -703.125 15.625 15.625], 'FaceColor',[1 1 1]);
rectangle('Position',[843.75 -718.75 15.625 15.625], 'FaceColor',[0 0 0]);
rectangle('Position',[859.375 -718.75 15.625 15.625], 'FaceColor',[0 0 0]);
rectangle('Position',[875 -703.125 15.625 15.625], 'FaceColor',[1 1 1]);
rectangle('Position',[890.625 -703.125 15.625 15.625], 'FaceColor',[1 1 1]);
rectangle('Position',[875 -718.75 15.625 15.625], 'FaceColor',[0 0 0]);
rectangle('Position',[890.625 -718.75 15.625 15.625], 'FaceColor',[0 0 0]);
rectangle('Position',[906.25 -703.125 15.625 15.625], 'FaceColor',[1 1 1]);
rectangle('Position',[921.875 -703.125 15.625 15.625], 'FaceColor',[1 1 1]);
rectangle('Position',[906.25 -718.75 15.625 15.625], 'FaceColor',[0 0 0]);
rectangle('Position',[921.875 -718.75 15.625 15.625], 'FaceColor',[0 0 0]);
rectangle('Position',[937.5 -703.125 15.625 15.625], 'FaceColor',[1 1 1]);
rectangle('Position',[953.125 -703.125 15.625 15.625], 'FaceColor',[1 1 1]);
rectangle('Position',[937.5 -718.75 15.625 15.625], 'FaceColor',[0 0 0]);
rectangle('Position',[953.125 -718.75 15.625 15.625], 'FaceColor',[0 0 0]);
rectangle('Position',[531.25 -765.625 15.625 15.625], 'FaceColor',[1 1 1]);
rectangle('Position',[546.875 -765.625 15.625 15.625], 'FaceColor',[0 0 0]);
rectangle('Position',[531.25 -781.25 15.625 15.625], 'FaceColor',[1 1 1]);
rectangle('Position',[546.875 -781.25 15.625 15.625], 'FaceColor',[0 0 0]);
rectangle('Position',[531.25 -796.875 15.625 15.625], 'FaceColor',[1 1 1]);
rectangle('Position',[546.875 -796.875 15.625 15.625], 'FaceColor',[0 0 0]);
rectangle('Position',[531.25 -812.5 15.625 15.625], 'FaceColor',[1 1 1]);
rectangle('Position',[546.875 -812.5 15.625 15.625], 'FaceColor',[0 0 0]);
rectangle('Position',[531.25 -828.125 15.625 15.625], 'FaceColor',[1 1 1]);
rectangle('Position',[546.875 -828.125 15.625 15.625], 'FaceColor',[0 0 0]);
rectangle('Position',[531.25 -843.75 15.625 15.625], 'FaceColor',[1 1 1]);
rectangle('Position',[546.875 -843.75 15.625 15.625], 'FaceColor',[0 0 0]);
rectangle('Position',[531.25 -859.375 15.625 15.625], 'FaceColor',[1 1 1]);
rectangle('Position',[546.875 -859.375 15.625 15.625], 'FaceColor',[0 0 0]);
rectangle('Position',[531.25 -875 15.625 15.625], 'FaceColor',[1 1 1]);
rectangle('Position',[546.875 -875 15.625 15.625], 'FaceColor',[0 0 0]);
rectangle('Position',[531.25 -890.625 15.625 15.625], 'FaceColor',[1 1 1]);
rectangle('Position',[546.875 -890.625 15.625 15.625], 'FaceColor',[0 0 0]);
rectangle('Position',[531.25 -906.25 15.625 15.625], 'FaceColor',[1 1 1]);
rectangle('Position',[546.875 -906.25 15.625 15.625], 'FaceColor',[0 0 0]);
rectangle('Position',[531.25 -921.875 15.625 15.625], 'FaceColor',[1 1 1]);
rectangle('Position',[546.875 -921.875 15.625 15.625], 'FaceColor',[0 0 0]);
rectangle('Position',[531.25 -937.5 15.625 15.625], 'FaceColor',[1 1 1]);
rectangle('Position',[546.875 -937.5 15.625 15.625], 'FaceColor',[0 0 0]);
rectangle('Position',[531.25 -953.125 15.625 15.625], 'FaceColor',[1 1 1]);
rectangle('Position',[546.875 -953.125 15.625 15.625], 'FaceColor',[0 0 0]);
rectangle('Position',[531.25 -968.75 15.625 15.625], 'FaceColor',[1 1 1]);
rectangle('Position',[546.875 -968.75 15.625 15.625], 'FaceColor',[0 0 0]);
X=[933.333,933.333,875,750,750,625,625,562.5,562.5,562.5,375,312.5,250,250,250,125,125,125,125,125,125,125,125,66.6667];
Y=[-66.6667,-66.6667,-125,-312.5,-312.5,-500,-500,-562.5,-562.5,-562.5,-562.5,-500,-437.5,-437.5,-437.5,-500,-500,-625,-625,-750,-750,-875,-875,-933.333];
hold on;
plot(X,Y,'r');
legend('3869.42','Location','southoutside');
